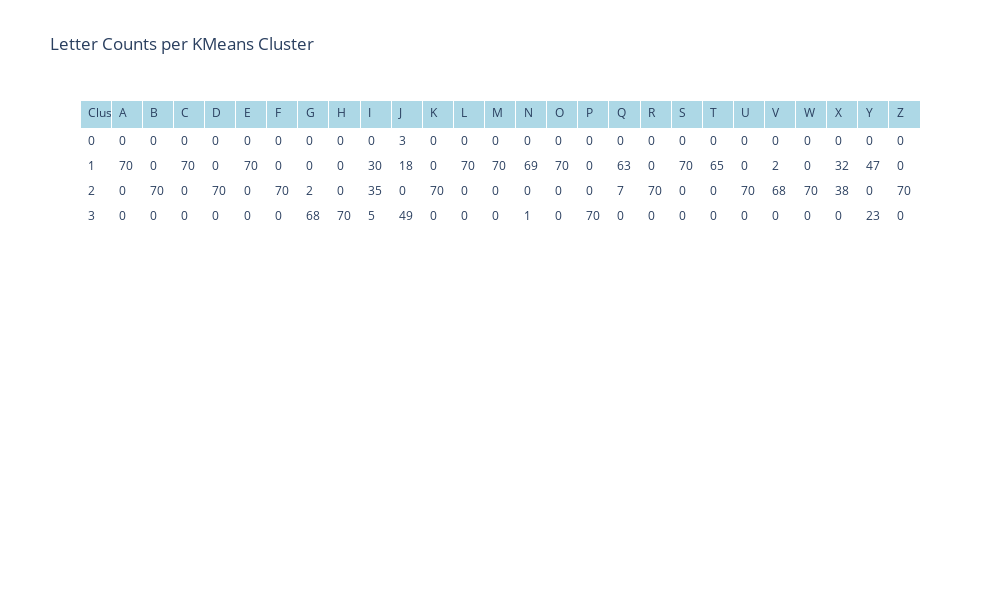

The cell this chart's notebook holds for it:
### Code cell
# Assuming letters_to_numbers is defined and y is your original list of letters (a-z lowercase or uppercase)
# y_letters = letters_to_numbers(y)  # Convert letters to numbers 1-26

# For counting, convert back to letters for clarity
# If y_letters are numbers 1-26, convert back to letters:
letters = [chr(n + 64) for n in y_letters]  # 1->A, 2->B, ..., 26->Z

# Convert letters to numeric values for plotting
label_to_index = {label: idx for idx, label in enumerate(sorted(set(y_letters)))}
y_numeric = np.array([label_to_index[label] for label in y_letters])

# KMeans clustering
kmeans = KMeans(n_clusters=4, random_state=42)
kmeans.fit(X)
cluster_labels = kmeans.labels_

# Dimensionality reduction for plotting
pca = PCA(n_components=2)
X_pca = pca.fit_transform(X)

# Count letters per cluster
df = pd.DataFrame({'cluster': cluster_labels, 'letter': letters})
count_table = pd.crosstab(df['cluster'], df['letter'])

import plotly.graph_objects as go

# Create scrollable Plotly table
fig = go.Figure(data=[go.Table(
    header=dict(
        values=["Cluster"] + list(count_table.columns),
        fill_color='lightblue',
        align='left'
    ),
    cells=dict(
        values=[count_table.index] + [count_table[col].tolist() for col in count_table.columns],
        fill_color='white',
        align='left',
        height=25
    )
)])

fig.update_layout(
    title="Letter Counts per KMeans Cluster",
    height=600,
    width=1000
)

fig.show()

### Figure 1 — Plotly figure (JSON) as saved in the notebook; plotly's stock layout.template omitted (floating-point values rounded to 4 significant figures)
{"data": [{"cells": {"align": "left", "fill": {"color": "white"}, "height": 25, "values": [[0, 1, 2, 3], [0, 70, 0, 0], [0, 0, 70, 0], [0, 70, 0, 0], [0, 0, 70, 0], [0, 70, 0, 0], [0, 0, 70, 0], [0, 0, 2, 68], [0, 0, 0, 70], [0, 30, 35, 5], [3, 18, 0, 49], [0, 0, 70, 0], [0, 70, 0, 0], [0, 70, 0, 0], [0, 69, 0, 1], [0, 70, 0, 0], [0, 0, 0, 70], [0, 63, 7, 0], [0, 0, 70, 0], [0, 70, 0, 0], [0, 65, 0, 0], [0, 0, 70, 0], [0, 2, 68, 0], [0, 0, 70, 0], [0, 32, 38, 0], [0, 47, 0, 23], [0, 0, 70, 0]]}, "header": {"align": "left", "fill": {"color": "lightblue"}, "values": ["Cluster", "A", "B", "C", "D", "E", "F", "G", "H", "I", "J", "K", "L", "M", "N", "O", "P", "Q", "R", "S", "T", "U", "V", "W", "X", "Y", "Z"]}, "type": "table"}], "layout": {"height": 600, "title": {"text": "Letter Counts per KMeans Cluster"}, "width": 1000}}
